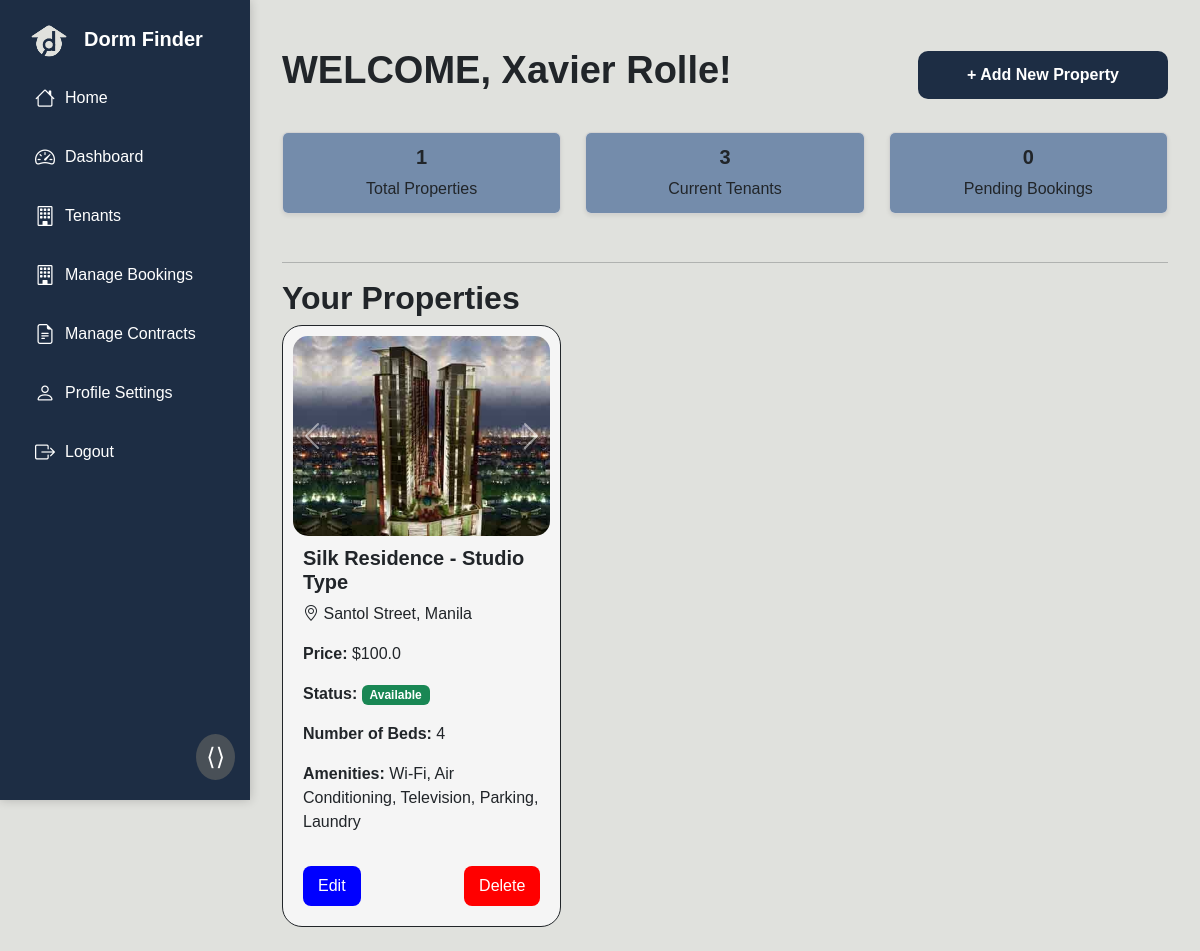
Page /host_dashboard (signed in) on the committed database.
### dormsys/models.py (models this page shows, shortened)
class User(db.Model, UserMixin):
    __tablename__ = "users"
    id = db.Column(db.Integer, primary_key=True, autoincrement=True)
    email = db.Column(db.String(120), nullable=False, unique=True)
    username = db.Column(db.String(120), nullable=False, unique=True)
    password_hash = db.Column(db.String(128), nullable=False)
    phone_number = db.Column(db.String(15), nullable=True)
    date_of_birth = db.Column(db.Date, nullable=True)
    gender = db.Column(db.String(10), nullable=True)
    address = db.Column(db.String(250), nullable=True)
    registration_date = db.Column(db.DateTime, default=datetime.utcnow)
    role = db.Column(db.String(10), nullable=False, default="Tenant")
    profile_picture = db.Column(db.String(100), nullable=True, default='default.jpg')  # New field
    properties = db.relationship('Property', backref='owner', lazy=True, cascade="all, delete-orphan")
    bookings = db.relationship('Booking', backref='tenant', lazy=True, cascade="all, delete-orphan")
    contracts = db.relationship('Contract', backref='tenant_contract', foreign_keys='Contract.tenant_id', lazy=True)

class Property(db.Model):
    __tablename__ = "properties"
    id = db.Column(db.Integer, primary_key=True, autoincrement=True)
    title = db.Column(db.String(150), nullable=False)
    images = db.Column(db.Text, nullable=True)  # Paths to property images
    description = db.Column(db.Text, nullable=False)
    price = db.Column(db.Float, nullable=False)
    location = db.Column(db.String(255), nullable=True)  # Address
    latitude = db.Column(db.Float, nullable=True)        # Latitude for geolocation
    longitude = db.Column(db.Float, nullable=True)       # Longitude for geolocation
    num_beds = db.Column(db.Integer, nullable=True)      # Number of beds
    amenities = db.Column(db.Text, nullable=True)        # Amenities list
    status = db.Column(db.String(50), default="Available")
    created_at = db.Column(db.DateTime, default=datetime.utcnow)
    user_id = db.Column(db.Integer, db.ForeignKey('users.id'), nullable=False)
    bookings = db.relationship('Booking', backref='property', lazy=True, cascade="all, delete-orphan")

### app.py (the view)
@app.route('/host_dashboard', methods=['GET'])
@login_required
def host_dashboard():
    if current_user.role != "Host":
        abort(403)
    properties = Property.query.filter_by(user_id=current_user.id).all()
    property_ids = [p.id for p in properties]
    bookings = Booking.query.filter(Booking.property_id.in_(property_ids)).all()
    tenant_count = (
        db.session.query(Contract)
        .join(Property, Contract.property_id == Property.id)
        .filter(Property.user_id == current_user.id, Contract.status == "Signed")
        .count()
    )
    return render_template(
        'host_dashboard.html',
        properties=properties,
        tenant_count=tenant_count
    )

### dormsys/models.py (called while the page is built)
@login_manager.user_loader
def load_user(user_id):
    return User.query.get(int(user_id))

### dormsys/templates/host_dashboard.html (shortened to what this page needs)
{% extends "base.html" %}
{% block content %}
<div class="">
     <div class="header-section-host">
        <h1>WELCOME, {{ current_user.username }}!</h1>
        <button class="add-btn-host" data-bs-toggle="modal" data-bs-target="#addListingModal">
            + Add New Property
        </button>
    </div>
    <div class="row mb-5">
        <div class="col-md-4">
            <div class="card shadow-sm text-center">
                <div class="card-body-host">
                    <h2 class="card-title">{{ properties|length }}</h2>
                    <p class="card-text">Total Properties</p>
                </div>
            </div>
        </div>
        <div class="col-md-4">
            <div class="card shadow-sm text-center">
                <div class="card-body-host">
                    <h2 class="card-title">{{ tenant_count }}</h2>
                    <p class="card-text">Current Tenants</p>
                </div>
            </div>
        </div>
        <div class="col-md-4">
            <div class="card shadow-sm text-center">
                <div class="card-body-host">
                    <h2 class="card-title">
                        {{ bookings|selectattr("status", "equalto", "Pending")|list|length }}
                    </h2>
                    <p class="card-text">Pending Bookings</p>
                </div>
            </div>
        </div>
    </div>
    <hr width="100%" size="2">
    <h2 class="your-properties-txt">Your Properties</h2>
    <div class="row">
        {% if properties %}
            {% for property in properties %}
                <div class="col-md-4 mb-4">
                    <div class="prop-overview-host">
                        <div id="carousel{{ property.id }}" class="carousel slide" data-bs-ride="carousel">
                            <div class="carousel-inner">
                                {% if property.images %}
                                    {% set images = property.images.split(', ') %}
                                    {% for img in images %}
                                    <div class="carousel-item {% if loop.first %}active{% endif %}">
                                        <img src="{{ url_for('static', filename='uploads/' + img) }}"
                                             class="prop-img"
                                             alt="{{ property.title }}"
                                             style="height: 200px; object-fit: cover;">
                                    </div>
                                    {% endfor %}
                                {% endif %}
                            </div>
                            <button class="carousel-control-prev" type="button" data-bs-target="#carousel{{ property.id }}" data-bs-slide="prev">
                                <span class="carousel-control-prev-icon" aria-hidden="true"></span>
                            </button>
                            <button class="carousel-control-next" type="button" data-bs-target="#carousel{{ property.id }}" data-bs-slide="next">
                                <span class="carousel-control-next-icon" aria-hidden="true"></span>
                            </button>
                        </div>
                        <div class="card-body-host-view">
                            <h5>{{ property.title }}</h5>
                            <p class=""><i class="bi bi-geo-alt"></i> {{ property.location }}</p>
                            <p><strong>Price:</strong> ${{ property.price }}</p>
                            <p><strong>Status:</strong>
                                {% if property.status == 'Available' %}
                                    <span class="badge bg-success">Available</span>
                                {% else %}
                                    <span class="badge bg-danger">Unavailable</span>
                                {% endif %}
                            </p>
                            <p><strong>Number of Beds:</strong> {{ property.num_beds }}</p>
                            <p><strong>Amenities:</strong> {{ property.amenities }}</p>
                        </div>
                        <div class="action-section">
                            <button class="edit-btn-host" data-bs-toggle="modal" data-bs-target="#editPropertyModal{{ property.id }}">Edit</button>
                            <form action="{{ url_for('delete_property', id=property.id) }}" method="POST">
                                <button type="submit" class="delete-btn-host">Delete</button>
                            </form>
                        </div>
                    </div>
                </div>
            {% endfor %}
        {% else %}
            <p class="text-muted text-center">You don't have any properties listed. Add one to get started!</p>
        {% endif %}
    </div>
</div>
{% endblock %}

### dormsys/static/home.css (style rules this page uses)
.prop-img { border-radius: 15px; width: 100%; }
.card-title { font-size: 20px; font-weight: 700; }

### dormsys/static/host_dashboard.css (style rules this page uses)
.header-section-host { display: flex; align-items: center; justify-content: space-between; margin-bottom: 30px; }
.header-section-host h1 { font-size: 38px; font-weight: 700; }
.prop-overview-host { display: flex; flex-direction: column; border: solid; border-width: 1px; border-radius: 20px; padding: 10px; min-height: 480px; background-color: whitesmoke; }
.add-btn-host { align-self: center; width: 250px; padding: 12px; border-radius: 10px; border: none; background: #1D2D44; color: #fff; font-weight: bold; font-size: 16px; cursor: pointer; }
.card-body-host { display: flex; flex-direction: column; justify-content: center; align-items: center; border-radius: 5px; height: 80px; background-color: #748CAB; }
.your-properties-txt { font-weight: 700; }
.card-body-host-view { margin: 10px; height: 300px; }
.card-body-host-view h5 { font-weight: 700; }
.action-section { display: flex; justify-content: space-between; margin: 10px; }
.edit-btn-host { color: white; border: none; padding: 8px 15px; background-color: blue; border-radius: 8px; }
.delete-btn-host { color: white; border: none; padding: 8px 15px; background-color: red; border-radius: 8px; }

### dormsys/templates/base.html (style rules this page uses)
body { display: flex; height: 100vh; margin: 0; font-family: Arial, sans-serif; background-color: #E0E1DD; }

### rows in the picture
User: username "Xavier Rolle"
Property: title "Silk Residence - Studio Type", location "Santol Street, Manila", price "100.0", status "Available", num_beds "4", amenities "Wi-Fi, Air Conditioning, Television, Parking, Laundry"

### other values in the picture
{{ properties|length }} "1"
{{ tenant_count }} "3"
{{ bookings|selectattr("status", "equalto", "Pending")|list|length }} "0"
